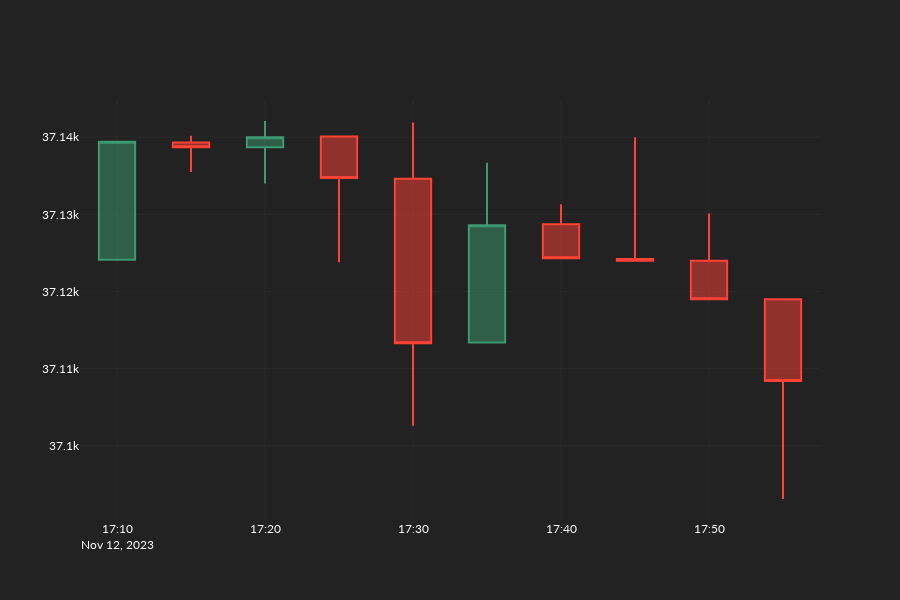

This figure's notebook cell:
### Code cell
plot_busdm_candles(candles=candles_busdm)
